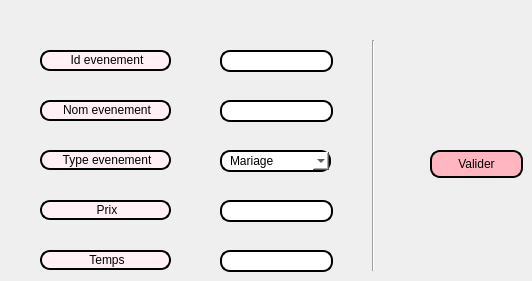
     <widget class="QWidget" name="tab_7">
      <attribute name="title">
       <string>Ajouter</string>
      </attribute>
      <widget class="QPushButton" name="pushButton_valider_ajout_eve">
       <property name="geometry">
        <rect>
         <x>430</x>
         <y>150</y>
         <width>93</width>
         <height>28</height>
        </rect>
       </property>
       <property name="styleSheet">
        <string notr="true">border: 2px solid black;
border-radius: 10px;
padding: 0 8px;
background:#FFB6C1	;
font: bold, &quot;Comic Sans MS&quot;
</string>
       </property>
       <property name="text">
        <string>Valider</string>
       </property>
      </widget>
      <widget class="QLabel" name="label">
       <property name="geometry">
        <rect>
         <x>40</x>
         <y>50</y>
         <width>131</width>
         <height>21</height>
        </rect>
       </property>
       <property name="styleSheet">
        <string notr="true">border: 2px solid black;
font: 75 8pt &quot;MS Shell Dlg 2&quot;;
border-radius: 10px;
padding: 0 8px;
background: #FFF0F5;
font: bold, &quot;Comic Sans MS&quot;;;
text-align:center;
</string>
       </property>
       <property name="text">
        <string>&lt;html&gt;&lt;head/&gt;&lt;body&gt;&lt;p align=&quot;center&quot;&gt;Id evenement&lt;/p&gt;&lt;/body&gt;&lt;/html&gt;</string>
       </property>
      </widget>
      <widget class="QLabel" name="label_2">
       <property name="geometry">
        <rect>
         <x>40</x>
         <y>100</y>
         <width>131</width>
         <height>21</height>
        </rect>
       </property>
       <property name="styleSheet">
        <string notr="true">border: 2px solid black;
font: 75 8pt &quot;MS Shell Dlg 2&quot;;
border-radius: 10px;
padding: 0 8px;
background: #FFF0F5;
font: bold, &quot;Comic Sans MS&quot;;;
text-align:center;
</string>
       </property>
       <property name="text">
        <string>&lt;html&gt;&lt;head/&gt;&lt;body&gt;&lt;p align=&quot;center&quot;&gt;Nom evenement&lt;/p&gt;&lt;/body&gt;&lt;/html&gt;</string>
       </property>
      </widget>
      <widget class="QLabel" name="label_3">
       <property name="geometry">
        <rect>
         <x>40</x>
         <y>150</y>
         <width>131</width>
         <height>20</height>
        </rect>
       </property>
       <property name="styleSheet">
        <string notr="true">border: 2px solid black;
font: 75 8pt &quot;MS Shell Dlg 2&quot;;
border-radius: 10px;
padding: 0 8px;
background: #FFF0F5;
font: bold, &quot;Comic Sans MS&quot;;;
text-align:center;
</string>
       </property>
       <property name="text">
        <string>&lt;html&gt;&lt;head/&gt;&lt;body&gt;&lt;p align=&quot;center&quot;&gt;Type evenement&lt;/p&gt;&lt;/body&gt;&lt;/html&gt;</string>
       </property>
      </widget>
      <widget class="QLabel" name="label_4">
       <property name="geometry">
        <rect>
         <x>40</x>
         <y>200</y>
         <width>131</width>
         <height>20</height>
        </rect>
       </property>
       <property name="styleSheet">
        <string notr="true">border: 2px solid black;
font: 75 8pt &quot;MS Shell Dlg 2&quot;;
border-radius: 10px;
padding: 0 8px;
background: #FFF0F5;
font: bold, &quot;Comic Sans MS&quot;;;
text-align:center;
</string>
       </property>
       <property name="text">
        <string>&lt;html&gt;&lt;head/&gt;&lt;body&gt;&lt;p align=&quot;center&quot;&gt;Prix&lt;/p&gt;&lt;/body&gt;&lt;/html&gt;</string>
       </property>
      </widget>
      <widget class="QLabel" name="label_5">
       <property name="geometry">
        <rect>
         <x>40</x>
         <y>250</y>
         <width>131</width>
         <height>20</height>
        </rect>
       </property>
       <property name="styleSheet">
        <string notr="true">border: 2px solid black;
font: 75 8pt &quot;MS Shell Dlg 2&quot;;
border-radius: 10px;
padding: 0 8px;
background: #FFF0F5;
font: bold, &quot;Comic Sans MS&quot;;;
text-align:center;
</string>
       </property>
       <property name="text">
        <string>&lt;html&gt;&lt;head/&gt;&lt;body&gt;&lt;p align=&quot;center&quot;&gt;Temps&lt;/p&gt;&lt;/body&gt;&lt;/html&gt;</string>
       </property>
      </widget>
      <widget class="QLineEdit" name="id_eve">
       <property name="geometry">
        <rect>
         <x>220</x>
         <y>50</y>
         <width>113</width>
         <height>22</height>
        </rect>
       </property>
       <property name="styleSheet">
        <string notr="true">font: 8pt &quot;Comic Sans MS&quot;;
border: 2px solid black;
font: 75 8pt &quot;MS Shell Dlg 2&quot;;
border-radius: 10px;
padding: 0 8px;
background: white;
font: bold, &quot;Comic Sans MS&quot;;;
text-align:center
</string>
       </property>
       <property name="maxLength">
        <number>8</number>
       </property>
      </widget>
      <widget class="QLineEdit" name="nom_eve">
       <property name="geometry">
        <rect>
         <x>220</x>
         <y>100</y>
         <width>113</width>
         <height>22</height>
        </rect>
       </property>
       <property name="styleSheet">
        <string notr="true">font: 8pt &quot;Comic Sans MS&quot;;
border: 2px solid black;
font: 75 8pt &quot;MS Shell Dlg 2&quot;;
border-radius: 10px;
padding: 0 8px;
background: white;
font: bold, &quot;Comic Sans MS&quot;;;
text-align:center
</string>
       </property>
      </widget>
      <widget class="QLineEdit" name="prix_eve">
       <property name="geometry">
        <rect>
         <x>220</x>
         <y>200</y>
         <width>113</width>
         <height>22</height>
        </rect>
       </property>
       <property name="styleSheet">
        <string notr="true">font: 8pt &quot;Comic Sans MS&quot;;
border: 2px solid black;
font: 75 8pt &quot;MS Shell Dlg 2&quot;;
border-radius: 10px;
padding: 0 8px;
background: white;
font: bold, &quot;Comic Sans MS&quot;;;
text-align:center
</string>
       </property>
      </widget>
      <widget class="QLineEdit" name="temps_eve">
       <property name="geometry">
        <rect>
         <x>220</x>
         <y>250</y>
         <width>113</width>
         <height>22</height>
        </rect>
       </property>
       <property name="styleSheet">
        <string notr="true">font: 8pt &quot;Comic Sans MS&quot;;
border: 2px solid black;
font: 75 8pt &quot;MS Shell Dlg 2&quot;;
border-radius: 10px;
padding: 0 8px;
background: white;
font: bold, &quot;Comic Sans MS&quot;;;
text-align:center
</string>
       </property>
      </widget>
      <widget class="QComboBox" name="type_eve">
       <property name="geometry">
        <rect>
         <x>220</x>
         <y>150</y>
         <width>111</width>
         <height>22</height>
        </rect>
       </property>
       <property name="styleSheet">
        <string notr="true">font: 8pt &quot;Comic Sans MS&quot;;
border: 2px solid black;
font: 75 8pt &quot;MS Shell Dlg 2&quot;;
border-radius: 10px;
padding: 0 8px;
background: white;
font: bold, &quot;Comic Sans MS&quot;;;
text-align:center
</string>
       </property>
       <item>
        <property name="text">
         <string>Mariage</string>
        </property>
       </item>
       <item>
        <property name="text">
         <string>Fete</string>
        </property>
       </item>
       <item>
        <property name="text">
         <string>Soiree</string>
        </property>
       </item>
       <item>
        <property name="text">
         <string>Anniversaire</string>
        </property>
       </item>
      </widget>
      <widget class="Line" name="line">
       <property name="geometry">
        <rect>
         <x>363</x>
         <y>40</y>
         <width>20</width>
         <height>231</height>
        </rect>
       </property>
       <property name="orientation">
        <enum>Qt::Vertical</enum>
       </property>
      </widget>
     </widget>
